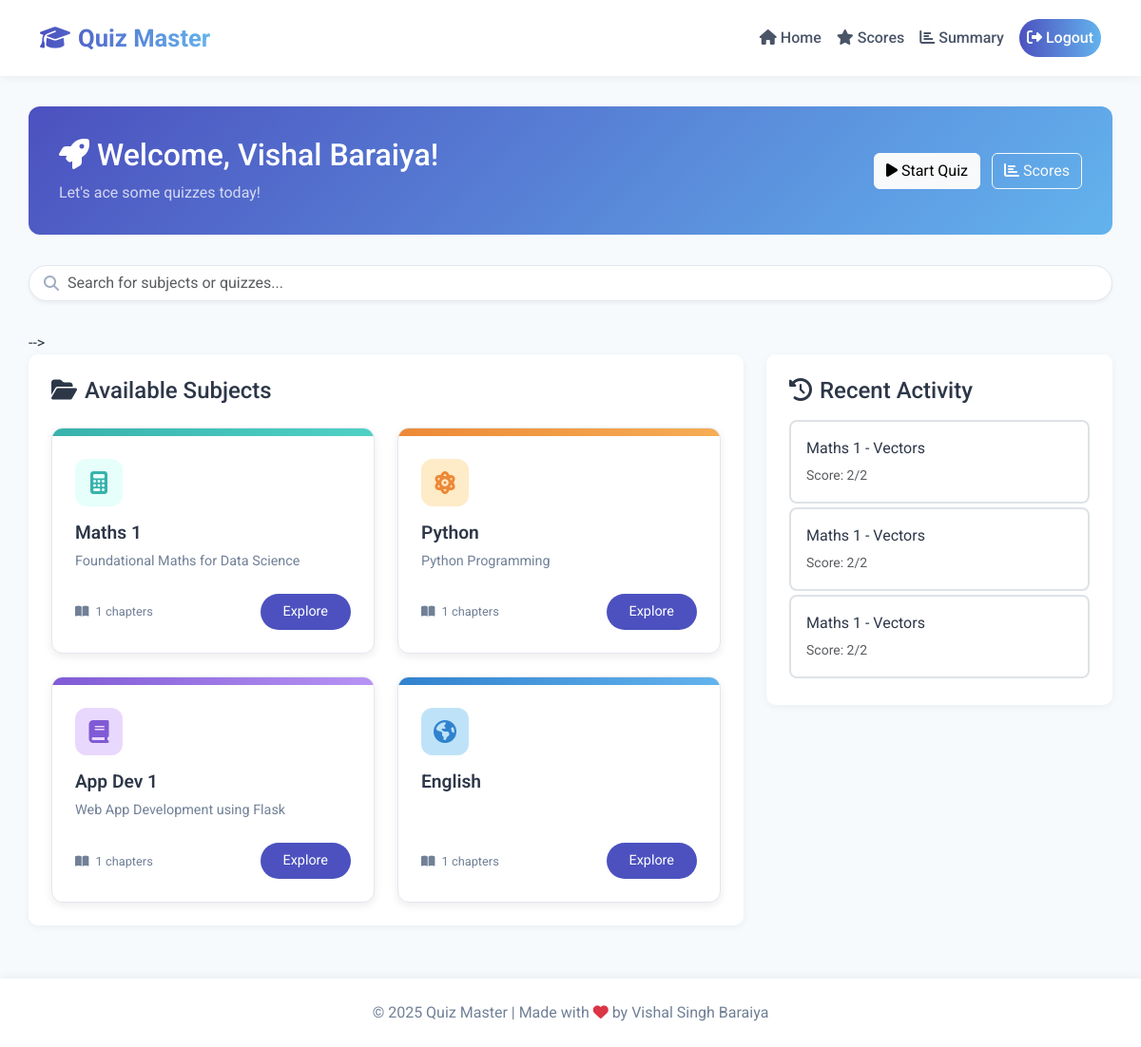
The page /user/dashboard (signed in) on the database its author committed.
### models.py (models this page shows, shortened)
class User(db.Model, UserMixin):
    id = db.Column(db.Integer, primary_key=True)
    email = db.Column(db.String(120), unique=True, nullable=False)
    password_hash = db.Column(db.String(128), nullable=False)
    full_name = db.Column(db.String(100), nullable=False)
    qualification = db.Column(db.String(100))
    dob = db.Column(db.Date)
    is_admin = db.Column(db.Boolean, default=False)
    scores = db.relationship('Score', backref='user', lazy=True)

class Subject(db.Model):
    id = db.Column(db.Integer, primary_key=True)
    name = db.Column(db.String(100), nullable=False)
    description = db.Column(db.Text)
    chapters = db.relationship('Chapter', backref='subject', lazy=True, cascade="all, delete-orphan")

class Score(db.Model):
    id = db.Column(db.Integer, primary_key=True)
    quiz_id = db.Column(db.Integer, db.ForeignKey('quiz.id'), nullable=False)
    user_id = db.Column(db.Integer, db.ForeignKey('user.id'), nullable=False)
    time_stamp_of_attempt = db.Column(db.DateTime, default=datetime.utcnow)
    total_scored = db.Column(db.Integer, nullable=False)
    total_questions = db.Column(db.Integer, nullable=False)

class Chapter(db.Model):
    id = db.Column(db.Integer, primary_key=True)
    name = db.Column(db.String(100), nullable=False)
    description = db.Column(db.Text)
    subject_id = db.Column(db.Integer, db.ForeignKey('subject.id'), nullable=False)
    quizzes = db.relationship('Quiz', backref='chapter', lazy=True, cascade="all, delete-orphan")

### routes/user/dashboard.py (the view)
    @app.route('/user/dashboard')
    @login_required
    def user_dashboard():
        if current_user.is_admin:
            return redirect(url_for('admin_dashboard'))
        subjects = Subject.query.all()
        recent_scores = Score.query.filter_by(user_id=current_user.id).order_by(Score.time_stamp_of_attempt.desc()).all()
        return render_template('user/dashboard.html', subjects=subjects, recent_scores=recent_scores)

### app.py (called while the page is built)
@login_manager.user_loader
def load_user(user_id):
    return User.query.get(int(user_id))

### routes/user/dashboard.py (called while the page is built)
def register_route(app):
    @app.route('/user/dashboard')
    @login_required
    def user_dashboard():
        if current_user.is_admin:
            return redirect(url_for('admin_dashboard'))
        subjects = Subject.query.all()
        recent_scores = Score.query.filter_by(user_id=current_user.id).order_by(Score.time_stamp_of_attempt.desc()).all()
        return render_template('user/dashboard.html', subjects=subjects, recent_scores=recent_scores)

### templates/user/dashboard.html (shortened to what this page needs)
{% extends "base.html" %}
{% block content %}
<div class="welcome-section">
    <div class="row align-items-center">
        <div class="col-md-8">
            <h2 class="mb-2"><i class="fas fa-rocket me-2"></i>Welcome, {{ current_user.full_name }}!</h2>
            <p class="mb-0 opacity-75">Let's ace some quizzes today!</p>
        </div>
        <div class="col-md-4 text-md-end mt-3 mt-md-0">
            <a href="#" class="btn btn-light me-2"><i class="fas fa-play me-1"></i>Start Quiz</a>
            <a href="{{ url_for('view_scores') }}" class="btn btn-outline-light"><i class="fas fa-chart-bar me-1"></i>Scores</a>
        </div>
    </div>
</div>
<div class="search-container">
    <div class="position-relative">
        <i class="fas fa-search search-icon"></i>
        <input type="text" id="searchInput" class="form-control search-input" placeholder="Search for subjects or quizzes...">
    </div>
</div>
</div> -->
<div class="row g-4">
    <div class="col-lg-8">
        <div class="subject-container">
            <h4 class="mb-3"><i class="fas fa-folder-open me-2"></i>Available Subjects</h4>
            {% if subjects %}
                <div class="subject-grid">
                    {% for subject in subjects %}
                        <div class="subject-card color-{{ loop.index % 6 + 1 }}">
                            <div class="subject-color-bar"></div>
                            <div class="subject-content">
                                <div class="subject-icon">
                                    {% set icons = ['fas fa-calculator', 'fas fa-atom', 'fas fa-book', 'fas fa-globe-americas', 'fas fa-laptop-code', 'fas fa-palette', 'fas fa-microscope', 'fas fa-language'] %}
                                    <i class="{{ icons[loop.index0 % icons|length] }}"></i>
                                </div>
                                <h5 class="subject-title">{{ subject.name }}</h5>
                                <p class="subject-description">{{ subject.description|truncate(80) }}</p>
                                <div class="subject-footer">
                                    <span class="subject-stat">
                                        <i class="fas fa-book-open me-1"></i> {{ subject.chapters|length }} chapters
                                    </span>
                                    <a href="{{ url_for('view_subject', subject_id=subject.id) }}" class="btn btn-start">Explore</a>
                                </div>
                            </div>
                        </div>
                    {% endfor %}
                </div>
            {% else %}
                <div class="text-center py-5">
                    <i class="fas fa-books fa-3x text-muted mb-3"></i>
                    <p class="text-muted">No subjects available yet.</p>
                    <p class="text-muted small">Check back later for new content!</p>
                </div>
            {% endif %}
        </div>
    </div>
    <div class="col-lg-4">
        <div class="subject-container">
            <h4 class="mb-3"><i class="fas fa-history me-2"></i>Recent Activity</h4>
            {% if recent_scores %}
                {% for score in recent_scores[:3] %}
                    <div class="activity-entry mb-1 border border-2">
                        <p class="mb-1">{{ score.quiz.chapter.subject.name }} - {{ score.quiz.chapter.name }}</p>
                        <small class="text-muted">Score: {{ score.total_scored }}/{{ score.total_questions }}</small>
                    </div>
                {% endfor %}
            {% else %}
                <p class="text-muted">No recent activity.</p>
            {% endif %}
        </div>
    </div>
</div>
{% endblock %}

### templates/base.html (style rules this page uses)
body { font-family: 'Roboto', sans-serif; min-height: 100vh; display: flex; flex-direction: column; background: #F7FAFC; color: #2D3748; }

### templates/user/dashboard.html (style rules this page uses)
.welcome-section { background: linear-gradient(135deg, #4C51BF, #63B3ED); color: white; border-radius: 12px; padding: 2rem; margin-bottom: 2rem; }
.subject-container { background: white; border-radius: 10px; padding: 1.5rem; margin-bottom: 1.5rem; box-shadow: 0 2px 8px rgba(0, 0, 0, 0.05); }
.subject-grid { display: grid; grid-template-columns: repeat(auto-fill, minmax(220px, 1fr)); gap: 1.5rem; margin-top: 1.5rem; }
.subject-card { background: white; border-radius: 12px; overflow: hidden; box-shadow: 0 3px 10px rgba(0, 0, 0, 0.08); transition: all 0.3s ease; height: 100%; display: flex; flex-direction: column; border: 1px solid #E2E8F0; }
.subject-color-bar { height: 8px; background: linear-gradient(90deg, #4C51BF, #63B3ED); }
.subject-icon { width: 50px; height: 50px; background: #EBF4FF; border-radius: 12px; display: flex; align-items: center; justify-content: center; font-size: 1.5rem; color: #4C51BF; margin-bottom: 1rem; }
.subject-content { padding: 1.5rem; flex-grow: 1; display: flex; flex-direction: column; }
.subject-title { font-size: 1.2rem; font-weight: 600; color: #2D3748; margin-bottom: 0.5rem; }
.subject-description { color: #718096; font-size: 0.9rem; margin-bottom: 1.5rem; flex-grow: 1; }
.subject-footer { display: flex; justify-content: space-between; align-items: center; margin-top: auto; }
.subject-stat { font-size: 0.8rem; color: #718096; }
.btn-start { background: #4C51BF; color: white; border: none; padding: 0.5rem 1.5rem; border-radius: 20px; transition: all 0.3s ease; font-size: 0.9rem; }
.activity-entry { padding: 1rem; border-radius: 8px; background: white; margin-bottom: 1rem; transition: all 0.3s ease; }
.search-container { margin-bottom: 2rem; }
.search-input { border-radius: 20px; padding-left: 2.5rem; border: 1px solid #E2E8F0; box-shadow: 0 2px 4px rgba(0, 0, 0, 0.05); }
.search-icon { position: absolute; left: 1rem; top: 50%; transform: translateY(-50%); color: #A0AEC0; }
.color-2 .subject-color-bar { background: linear-gradient(90deg, #38B2AC, #4FD1C5); }
.color-3 .subject-color-bar { background: linear-gradient(90deg, #ED8936, #F6AD55); }
.color-4 .subject-color-bar { background: linear-gradient(90deg, #805AD5, #B794F4); }
.color-5 .subject-color-bar { background: linear-gradient(90deg, #3182CE, #63B3ED); }
.color-2 .subject-icon { background: #E6FFFA; color: #38B2AC; }
.color-3 .subject-icon { background: #FEEBC8; color: #ED8936; }
.color-4 .subject-icon { background: #E9D8FD; color: #805AD5; }
.color-5 .subject-icon { background: #BEE3F8; color: #3182CE; }

### rows shown on the page
User: full_name "Vishal Baraiya"
Subject: name "Maths 1", description "Foundational Maths for Data Science", chapters|length "1"
Subject: name "Python", description "Python Programming", chapters|length "1"
Subject: name "App Dev 1", description "Web App Development using Flask", chapters|length "1"
Subject: name "English", chapters|length "1"
Score: quiz.chapter.subject.name "Maths 1", quiz.chapter.name "Vectors", total_scored "2", total_questions "2"
Score: quiz.chapter.subject.name "Maths 1", quiz.chapter.name "Vectors", total_scored "2", total_questions "2"
Score: quiz.chapter.subject.name "Maths 1", quiz.chapter.name "Vectors", total_scored "2", total_questions "2"
